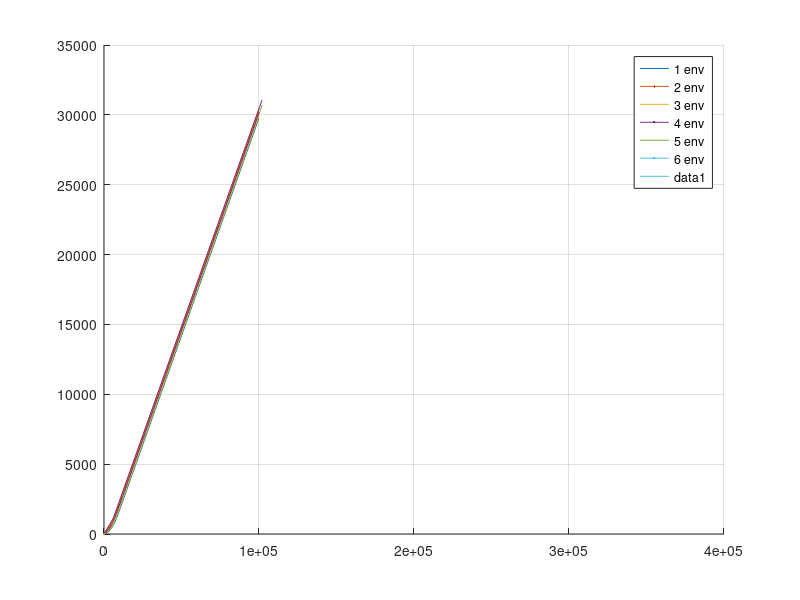

Write MATLAB code to recreate this figure.
clear
steps_per_episode = 1000;
total_steps = 1e5;%1.6e5;
dt = 0.01;
episode_length = steps_per_episode * dt;
n_par_envs = 6;
buffer_size = 1e4;%5e4;
minibatch_size = 64;%250; %256
num_epoch = 2;%4;
start_steps = 0;
update_freq = steps_per_episode;
t = zeros(n_par_envs,100);
for n = 1:n_par_envs
    buffer_size = 1e4;
    num_epoch = 2*n;
    iter = 0;
    i = 1;
    while t(n,i) < total_steps
        i = i + 1;
        t(n,i) = t(n,i-1) + steps_per_episode*n;
        % if t(n,i)>total_steps
        %     t(n,i)=total_steps;
        % end
        if t(n,i) > buffer_size
            num_minibatch_per_epoch = floor(buffer_size / minibatch_size);
        else
            num_minibatch_per_epoch = floor(t(n,i) / minibatch_size);
        end
        for epoch = 1:num_epoch
            for iteration = 1:num_minibatch_per_epoch
                iter = iter + 1;
            end
        end
        n_iter(n,i) = iter;
    end
    t_plot{n} = t(n,1:i);
    n_iter_plot{n} = n_iter(n,1:i);
end

figure
hold on
grid on
for n = 1:n_par_envs
    plot(t_plot{n}, n_iter_plot{n}, LineWidth=1)
end
legend('1 env', '2 env', '3 env', '4 env', '5 env', '6 env')

%%
% lr_init = 1e-2;
% lr_final = 1e-4;
% total_steps = 4e5;
lr_init = 1e-2;
lr_final = 1e-5;
total_steps = 4e5;
lr_discount = (lr_final/lr_init)^(1/total_steps);
t = 1:total_steps;
lr = lr_discount.^t * lr_init;

%figure
hold on
grid on
plot(lr)